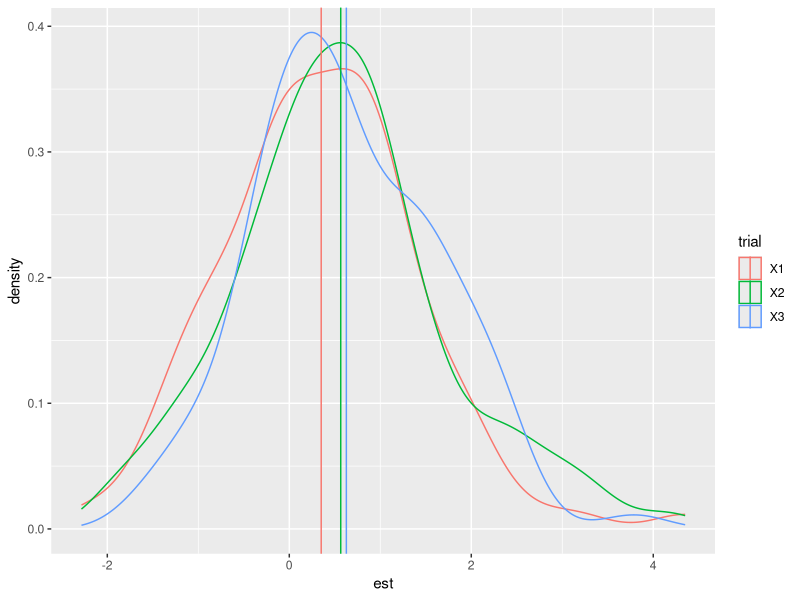

This figure's R source: (Note: this script raises an error after producing the figure.)
## ---- chunk 1
knitr::opts_chunk$set(echo = TRUE)
## ---- chunk 2
library(tidyverse)
## ---- chunk 3
gen.mod <- function(n=100, b0=2, b1=3, sd.err=1){predictor<-runif(n)-0.5
response <- b0+b1*predictor+rnorm(n, mean= 0,sd= sd.err)
return(data.frame(response = response, predictor = predictor))}
## ---- chunk 4
n.times <- 100
n <- c(10,15,20)
b1 <- c(0.2,0.5,0.8,1)
sd.err <- c(0.5,1,1.5,2)

est.df <- matrix(nrow=n.times,ncol=3,NA)


for (i in 1:n.times) { m1 <- lm(response ~ predictor, data=gen.mod (n=10, b0=2, b1= 0.2, sd.err= 1))
est.df[i,1] <- summary(m1)$coefficients["predictor","t value"]
m1 <- lm(response ~ predictor, data=gen.mod (n=15,b0=2, b1=0.5, sd.err=1))
est.df[i,2] <- summary(m1)$coefficients["predictor","t value"]
m1 <- lm(response ~ predictor, data=gen.mod(n=20,b0=4, b1=0.8, sd.err=1.5))
est.df[i,3] <- summary(m1)$coefficients["predictor","t value"]}

est.df <- data.frame(est.df)




## ---- chunk 5
summary(m1)$coefficients["predictor", ]
## ---- chunk 6
est.df <- gather(est.df,value="est",key="trial")
est.df$trial <- factor(est.df$trial)

est.sum.df <- group_by(est.df,trial) %>% summarize(mn.est=mean(est))

p <- ggplot(aes(est,group=trial, col=trial), data=est.df)
p+geom_density()+geom_vline(data=est.sum.df,aes(xintercept=mn.est,col=trial))
## ---- chunk 7
n.times <- 100
n <- c(10,15,20,25)
b1 <- c(0.2,0.5,0.8,1)
sd.err <- c(0.5,1,1.5,2)

est<- NULL ## an empty vector

for(i in 1:4) {
  a <- n[i]
  for(k in 1:4) {
    b <- b1[k]
    for(z in 1:4) { c<- sd.err[z]
      for(j in 1:100){
           m1<- lm(response ~ predictor,data=gen.mod(n[i],b0=1,b1[k],sd.err[z]))
           est.df[j,4]<-summary(m1)$coefficients["predictor","Estimate"]}}}}

est.df <- data.frame(est.df)

##split est.df into a data frame in long format

est.df <- gather(est.df,value="est",key="trial")

est.df$trial <- factor(est.df$trial)

est.sum.df <- group_by(est.df,trial) %>% summarize(mn.est = mean(est))

p<- ggplot(aes(est,group=trial,col=trial), data=est.df)

p+geom_density()+geom_vline(data=est.sum.df,aes(xintercept=mn.est,col=trial))





## ---- chunk 8
est.df <- gather(est.df,value="est",key="trial")
est.df$trial <- factor(est.df$trial)

est.sum.df <- group_by(est.df,trial) %>% summarize(mn.est=mean(est))

p <- ggplot(aes(est,group=trial,col=trial),data=est.df)
p+geom_density()+geom_vline(data=est.sum.df,aes(xintercept=mn.est,col=trial))
## ---- chunk 9

gen.df2 <- function(n=100,b0=0,b1=0,sd.err=1){
  predictor <- runif(n)-0.5
  response <- b0+b1 * predictor+rnorm(n,mean=0,sd=sd.err)
}



n.times <- 100
n <- c(10,15,20,25)
b1 <- c(0)
sd.err <- c(0.5,1,1.5,2)

test.df2 <- expand.grid(n.times=n.times,n=n,b1=b1,sd.err=sd.err)

for(i in 1:length(test.df$n.times)){
  tmp.df <- gen.df(n=test.df$n[i],b0=0,b1=test.df2$b1[i],sd.err=test.df2$sd.err[i])
  temp.lm2<- lm(response~predictor,data=tempdf2)
  test.df2$pval[i] <- summary(tmp.lm2)$coefficients["predictor","Pr(>|t|"]
}





## ---- chunk 10
p2<- ggplot(data=test.df2,aes(pval,group=n,col=n))
p2 + geom_density()+facet_grid(~sd.err)

